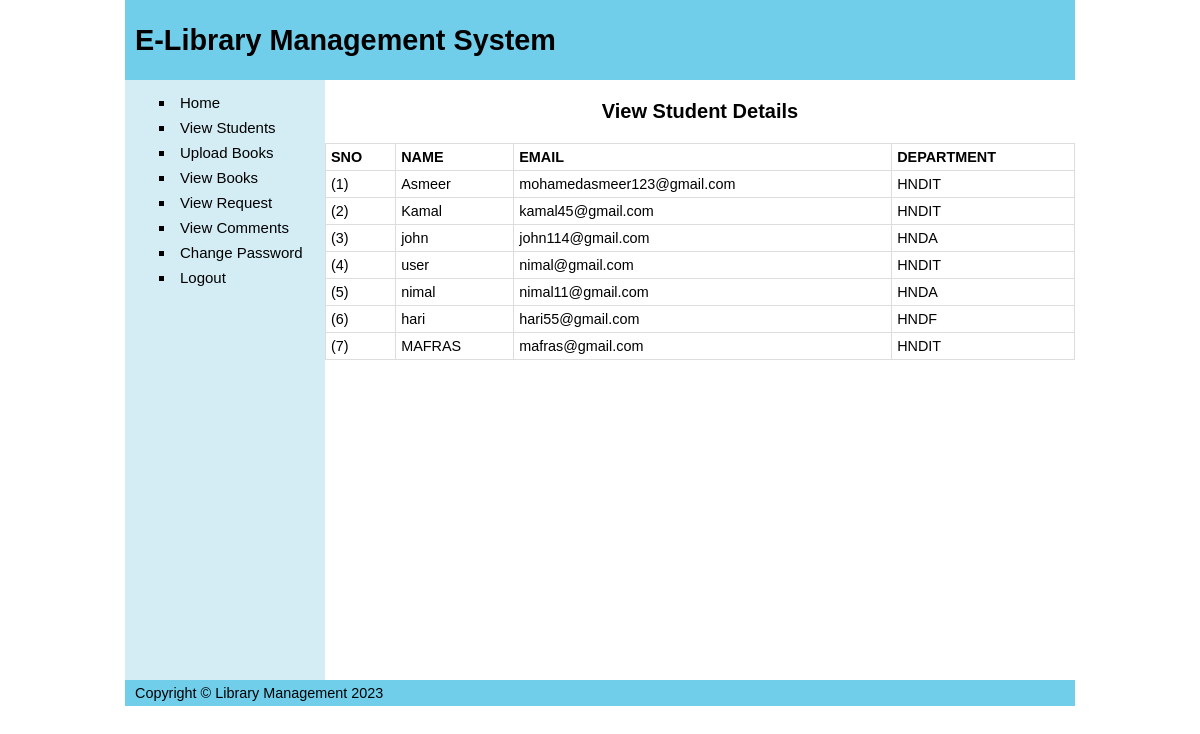
The page /view_student.php (signed in) on the database its author committed.
### tables this page shows
CREATE TABLE `student` (
  `ID` int(11) NOT NULL,
  `NAME` varchar(150) NOT NULL,
  `PASSWORD` varchar(150) NOT NULL,
  `EMAIL` varchar(150) NOT NULL,
  `DEP` varchar(150) NOT NULL
);

### view_student.php (the view, shortened to what this page needs)
<?php
include "database.php";
?>
<!DOCTYPE html>
<html>
    <head>
        <link rel ="stylesheet" type="text/css" href="css/style.css">
        <body>
            <div id = "container">
                <div id = "header">
                    <h1>E-Library Management System</h1>
                </div>
                <div id = "wrapper">
                    <h3 id="heading">View Student Details</h3>
                    <?php
                        $sql = "SELECT * FROM student";
                        $res = $db -> query($sql);
                        if($res ->num_rows>0){
                            echo "<table>
                                <tr>
                                    <th>SNO</th>
                                    <th>NAME</th>
                                    <th>EMAIL</th>
                                    <th>DEPARTMENT</th>
                                </tr>
                            ";
                            $i = 0;
                            while ($row=$res -> fetch_assoc())
                            {
                                $i++;
                                echo "<tr>";
                                echo "<td>($i)</td>";
                                echo "<td>{$row["NAME"]}</td>";
                                echo "<td>{$row["EMAIL"]}</td>";
                                echo "<td>{$row["DEP"]}</td>";
                            }
                            echo "</table>";
                        }
                        else
                        {
                            echo "<p class ='error'> No Student Record Found</p>";
                        }
                    ?>
                        </div>
                <div id = "navi">
                    <?php
                        include "adminBar.php"
                        ?>
                </div>
                <div id = "footer">
                    <p>Copyright &copy; Library Management 2023</p>
                </div>
            </div>
        </body>
    </head>
</html>

### css/style.css (style rules this page uses)
html,body { margin: 0; padding: 0; }
body { font: 90% calibri, sans-serif; text-align: center; }
div#header { background-color: #70ceeb; }
div#header h1 { height: 80px; line-height: 80px; margin: 0; padding-left: 10px; }
div#container { height: auto; width: 950px; margin: 0 auto; text-align: left; }
div#wrapper { float: right; width: 750px; }
div#wrapper h3 { font-size: 20px; }
div#navi { float: left; height: 600px; width: 200px; background: #d4edf5; }
div#footer { clear:both; width: 100%; background: #70ceeb; }
div#footer p { margin: 0; padding: 5px 10px; }
p { margin: 0 10px 10px; }
#heading { text-align: center; }
table { width: 100%; border-collapse: collapse; }
table td, table th { border: 1px solid #ddd; padding: 5px; }

### rows shown on the page
student: NAME "Asmeer", EMAIL "mohamedasmeer123@gmail.com", DEP "HNDIT"
student: NAME "Kamal", EMAIL "kamal45@gmail.com", DEP "HNDIT"
student: NAME "john", EMAIL "john114@gmail.com", DEP "HNDA"
student: NAME "user", EMAIL "nimal@gmail.com", DEP "HNDIT"
student: NAME "nimal", EMAIL "nimal11@gmail.com", DEP "HNDA"
student: NAME "hari", EMAIL "hari55@gmail.com", DEP "HNDF"
student: NAME "MAFRAS", EMAIL "mafras@gmail.com", DEP "HNDIT"
